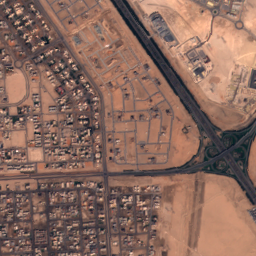
#> input picture Onera/A/1.png, 256 x 256 px, found by its file name; its folder holds only this picture in this run
$ python window.py
#> lines starting #> are read from the running program, lines starting #| are printed output that depends on the picture
import os
import cv2
from PIL import Image
from similarity_score import cosine_similarity


img_dir = 'images/'
names = [file for file in sorted(os.listdir(os.path.join(img_dir + 'A/')))]

def sliding_window(window_size, search_window_size, stride):
#> called with stride = 5
    for name in names:
        img1 = cv2.imread(img_dir + 'A/' + name)
#> img1 is the input picture: shape (256, 256, 3); mean B, G, R 93.7, 105.6, 137.5
        img2 = cv2.imread(img_dir + 'B/' + name)
        print('shape', img2.shape)
#| shape (256, 256, 3)
        height = img1.shape[0]
#> height = 256
        width = img1.shape[1]
#> width = 256
        print('height, width', height, width)
#| height, width 256 256
        range_start = [int(window_size[0] / 2), int(window_size[1] / 2)]
        range_end = [height - int(window_size[1] / 2), width - int(window_size[0] / 2)]
#> range_end = [251, 251]
        print('range_start, range_end', range_start, range_end)
#| range_start, range_end [5, 5] [251, 251]
        for y in range(range_start[0], range_end[0] + 1, stride):
            for x in range(range_start[1], range_end[1] + 1, stride):
                # print('y, x', y, x)

                window = img1[x - int(window_size[0] / 2) : x + int(window_size[0] / 2), y - int(window_size[1] / 2) : y + int(window_size[1] / 2), :]
                # cv2.imwrite(f'window{x}.jpg', window)
                # input()
                if (x - int(search_window_size[0] / 2)) < 0:
                    neg_part = int(search_window_size[0] / 2) - x
                    x_coord = [0, x + int(search_window_size[0] / 2) + neg_part]
                elif (width - (x + int(search_window_size[0] / 2)) < 0):
                    neg_part = int(search_window_size[0] / 2) - (width - x)
                    x_coord = [x - int(search_window_size[0] / 2) - neg_part, width]
                else:
                    x_coord = [x - int(search_window_size[0] / 2), x + int(search_window_size[0] / 2)]

                if y - int(search_window_size[1] / 2) < 0:
                    neg_part = int(search_window_size[1] / 2) - y
                    y_coord = [0, y + int(search_window_size[1] / 2) + neg_part]
                elif (height - (y + int(search_window_size[1] / 2)) < 0):
                    neg_part = int(search_window_size[1] / 2) - (height - y)
                    # print('neg from bottom', y,  neg_part)
                    y_coord = [y - int(search_window_size[1] / 2) - neg_part, height]
                else:
                    y_coord = [y - int(search_window_size[1] / 2), y + int(search_window_size[1] / 2)]

                # [12 lines of commented-out code are left out]
                search_window = img2[x_coord[0]:x_coord[1], y_coord[0]: y_coord[1], :]

                imgA = Image.fromarray(window)
                imgB = Image.fromarray(search_window)
                score = cosine_similarity(imgA, imgB)
                print(score)
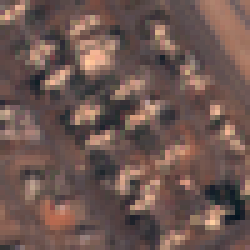
#> search_window: shape (50, 50, 3) (shown 5 times larger); mean B, G, R 81, 86.7, 109.5

                # cv2.imwrite(f'window{x}.jpg', window)
                # cv2.imwrite(f'search_window{x}.jpg', search_window)
    # return window, search_window
        return cosine_similarity

print(sliding_window([10, 10], [50, 50], 5))
#> (the call stopped at in sliding_window, `score = cosine_similarity(imgA, imgB)`: similarity_score is not available in this run)

$ run again, on Onera/A/2.png
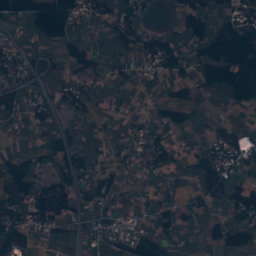
#> input picture Onera/A/2.png, 256 x 256 px, found by its file name
#> in sliding_window, img1 is the input picture: shape (256, 256, 3); mean B, G, R 54.6, 45.7, 37.4
#| shape (256, 256, 3)
#| height, width 256 256
#| range_start, range_end [5, 5] [251, 251]
#> after the loop in sliding_window, `for y in range(range_start[0], range_end[0] + 1, stride):`:
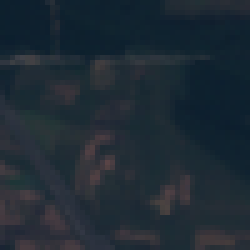
#> search_window: shape (50, 50, 3) (shown 5 times larger); mean B, G, R 52.3, 42.7, 31.3

$ run again, on Onera/A/3.png
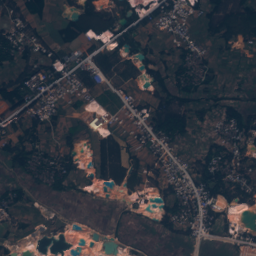
#> input picture Onera/A/3.png, 256 x 256 px, found by its file name
#> in sliding_window, img1 is the input picture: shape (256, 256, 3); mean B, G, R 62.4, 55.4, 52
#| shape (256, 256, 3)
#| height, width 256 256
#| range_start, range_end [5, 5] [251, 251]
#> after the loop in sliding_window, `for y in range(range_start[0], range_end[0] + 1, stride):`:
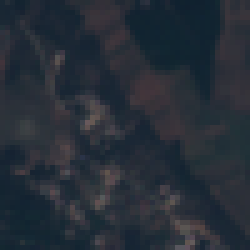
#> search_window: shape (50, 50, 3) (shown 5 times larger); mean B, G, R 55.6, 46.2, 38.8

$ run again, on Onera/A/4.png
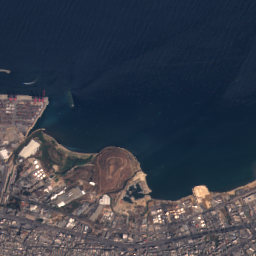
#> input picture Onera/A/4.png, 256 x 256 px, found by its file name
#> in sliding_window, img1 is the input picture: shape (256, 256, 3); mean B, G, R 74, 61.7, 56.4
#| shape (256, 256, 3)
#| height, width 256 256
#| range_start, range_end [5, 5] [251, 251]
#> after the loop in sliding_window, `for y in range(range_start[0], range_end[0] + 1, stride):`:
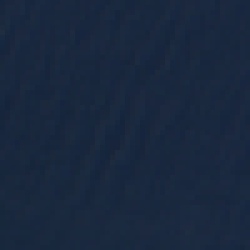
#> search_window: shape (50, 50, 3) (shown 5 times larger); mean B, G, R 61.7, 39.8, 25.5

$ run again, on Onera/A/10.png
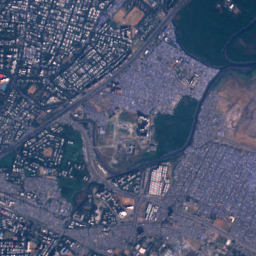
#> input picture Onera/A/10.png, 256 x 256 px, found by its file name
#> in sliding_window, img1 is the input picture: shape (256, 256, 3); mean B, G, R 113, 87.4, 77.9
#| shape (256, 256, 3)
#| height, width 256 256
#| range_start, range_end [5, 5] [251, 251]
#> after the loop in sliding_window, `for y in range(range_start[0], range_end[0] + 1, stride):`:
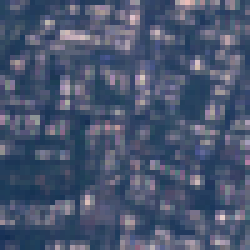
#> search_window: shape (50, 50, 3) (shown 5 times larger); mean B, G, R 111.4, 85.9, 73.8
